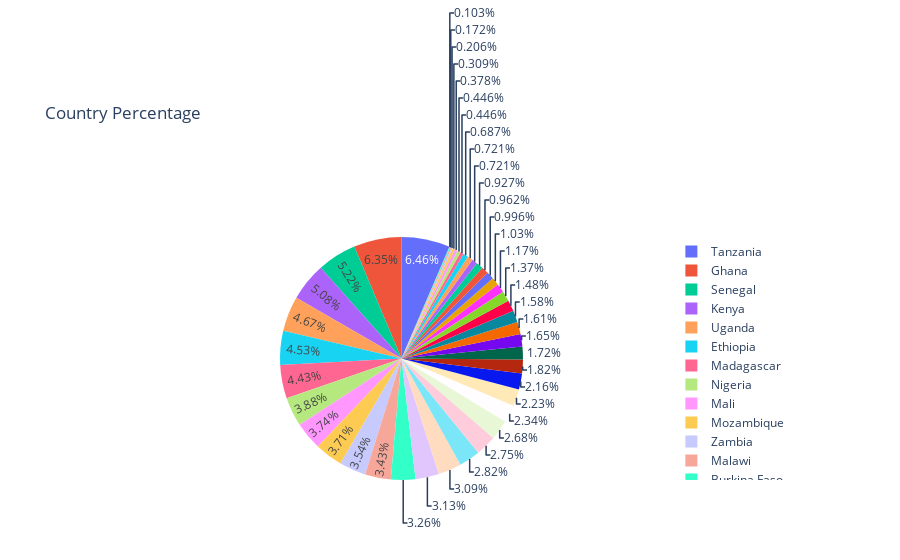

Here is the notebook cell this chart was saved with:
### Code cell
import plotly.express as px

fig = px.pie(df.loc[df['Region']== 'AFRICA'], values='Total Principal Amount', 
             names='Country',
             title='Country Percentage')
fig.show()

### Figure 1 — Plotly figure (JSON) as saved in the notebook; plotly's stock layout.template omitted (floating-point values rounded to 4 significant figures; data arrays with more than 128 entries replaced by an {"elided": "..."} marker saying what was removed)
{"data": [{"domain": {"x": [0, 1], "y": [0, 1]}, "hovertemplate": "Country=%{label}<br>Total Principal Amount=%{value}<extra></extra>", "labels": {"elided": "2912 str values"}, "legendgroup": "", "name": "", "showlegend": true, "type": "pie", "values": {"elided": "2912 float values"}}], "layout": {"legend": {"tracegroupgap": 0}, "title": {"text": "Country Percentage"}}}
